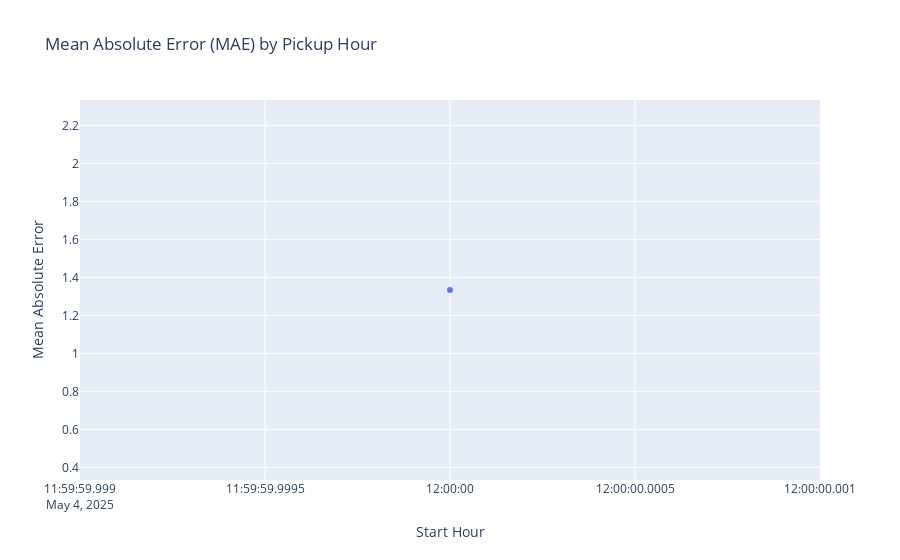

Source (notebook cell):
### Code cell
import pandas as pd
import plotly.express as px
df1 = df
df2 = df_pred

# Merge the DataFrames on 'pickup_location_id' and 'pickup_hour'
merged_df = pd.merge(df1, df2, on=['start_station_id', 'start_hour'])

# Calculate the absolute error
merged_df['absolute_error'] = abs(merged_df['predicted_demand'] - merged_df['rides'])

# Group by 'pickup_hour' and calculate the mean absolute error (MAE)
mae_by_hour = merged_df.groupby('start_hour')['absolute_error'].mean().reset_index()
mae_by_hour.rename(columns={'absolute_error': 'MAE'}, inplace=True)

# Create a Plotly plot
fig = px.line(
    mae_by_hour,
    x='start_hour',
    y='MAE',
    title='Mean Absolute Error (MAE) by Pickup Hour',
    labels={'start_hour': 'Start Hour', 'MAE': 'Mean Absolute Error'},
    markers=True
)

# Show the plot
fig.show()

### Figure 1 — Plotly figure (JSON) as saved in the notebook; plotly's stock layout.template omitted (floating-point values rounded to 4 significant figures)
{"data": [{"hovertemplate": "Start Hour=%{x}<br>Mean Absolute Error=%{y}<extra></extra>", "legendgroup": "", "line": {"color": "#636efa", "dash": "solid"}, "marker": {"symbol": "circle"}, "mode": "lines+markers", "name": "", "orientation": "v", "showlegend": false, "type": "scatter", "x": ["2025-05-04T12:00:00.000000"], "xaxis": "x", "y": [1.333], "yaxis": "y"}], "layout": {"legend": {"tracegroupgap": 0}, "title": {"text": "Mean Absolute Error (MAE) by Pickup Hour"}, "xaxis": {"anchor": "y", "domain": [0, 1], "title": {"text": "Start Hour"}}, "yaxis": {"anchor": "x", "domain": [0, 1], "title": {"text": "Mean Absolute Error"}}}}
